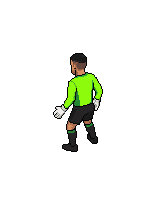
#> input picture sandbox/visual/tools/gk_anim/library/out_low_north-west/F00_READY.png, 160 x 200 px, given in place of DIVE_NORTH_RAW.png, which was not available
$ python gk_build_manifest.py
#> lines starting #> are read from the running program, lines starting #| are printed output that depends on the picture; pictures that were not available may be replaced by others from this repository, and a replacement may not be noted
#!/usr/bin/env python3
"""Build assets/visual_v1/goalkeeper/GK_ANIM_V1.json from the declarative CLIP_TABLE below, (re)measuring every clip's
per-frame anchors with gk_measure_clip.py. Repeatable: add a PixelLab clip folder under
assets/visual_v1/originals/character_f4838361/anim/<clip>/<direction>/<i>.png, add a row here, rerun.

  python3 gk_build_manifest.py            (from anywhere)

Row fields: family (+ optional families the clip also serves), kind = action | loop | recover, variants = (dir, side,
folder, use = frame indices in play order, contact = POSITION in `use` reached at the simulation contact/arrival,
hold = POSITION shown while the ball is held, ground = ref (frame-0 ground row) | bottom (per-frame), anchor = pivot (canvas centre: PixelLab keeps the character root there; default) | feet (planted-foot x),
ik = True (2-D glove-vs-simulation-hand frame selection) | "y" (height only: side-view art whose horizontal axis is not the lateral one) | False,
stride_m for loops, note = honest description of what the art can and cannot represent)."""
import json, os, subprocess, sys
ROOT = os.path.abspath(os.path.join(os.path.dirname(__file__), "..", "..", "..", ".."))
ASSETS = os.path.join(ROOT, "assets", "visual_v1"); ANIM = "originals/character_f4838361/anim"; ANCH = "goalkeeper/anchors/clips"
MEASURE = os.path.join(os.path.dirname(__file__), "gk_measure_clip.py")
def V(dir, folder, use, contact, hold=None, side=None, ground="ref", anchor="pivot", stride_m=None, note="", ik=True):
    return dict(dir=dir, side=side, folder=folder, use=use, contact=contact, hold=hold if hold is not None else len(use) - 1, ground=ground, anchor=anchor, stride_m=stride_m, note=note, ik=ik)
SIDE_VIEW = "east/west side view: the body extends along the screen x axis (the keeper's FORWARD axis); the real lateral displacement is along screen y and is carried by the simulation root — geometric contact sync is NOT achievable with this art (flagged); needs 'toward/away from viewer' frames"
CLIP_TABLE = {
    "chest_catch": dict(family="CHEST_CATCH", families=["CHEST_CATCH", "SUPPORTED_CATCH"], kind="action", note="hands forward at chest height, absorb into the sternum, hug",
        variants=[V("east", "chest_catch/east", [1, 2, 3, 4, 5, 6, 7, 8], contact=3, hold=7, note="ball-free mime (PixelLab group c2e03d1b); gloves forward at frame 4, hug from frame 6"), V("south", "chest_catch/south", [1, 2, 3, 4, 5, 6, 7, 8], contact=4, hold=7, note="ball-free mime; arms wide 3-5, hands meet at 6, hug 7-8")]),
    "low_gather": dict(family="LOW_GATHER", kind="action", note="deep crouch, gloves to the ground, scoop and clutch",
        variants=[V("east", "low_gather/east", [1, 2, 3, 4, 5, 6, 7, 8], contact=3, hold=7, note="ball-free mime (PixelLab group 3f2dbaef); gloves at the ground 4-6, rise 7-8"), V("south", "low_gather/south", [1, 2, 3, 4, 5, 6, 7, 8], contact=4, hold=7, note="ball-free mime; gloves at the ground 5-6, rise 7-8")]),
    "low_collapse": dict(live=False, retired_note="V1 side-view dive art REJECTED in live review 2026-09-04 (body along the forward axis, same pose at every height); kept for comparison only", family="LOW_COLLAPSE", families=["LOW_COLLAPSE", "FULL_STRETCH_LOW"], kind="action", note="collapse onto the near side, arms down to the ball",
        variants=[V("east", "low_collapse_right/east", [1, 2, 3, 4, 5, 6, 7, 8], contact=6, hold=7, side="RIGHT", note=SIDE_VIEW, ik="y")]),
    "medium_dive": dict(live=False, retired_note="V1 side-view dive art REJECTED in live review 2026-09-04 (body along the forward axis, same pose at every height); kept for comparison only", family="MEDIUM_DIVE", families=["MEDIUM_DIVE", "FULL_STRETCH_MID"], kind="action", note="push off, body horizontal at hip height, arms leading",
        variants=[V("east", "medium_dive_right/east", [1, 2, 3, 4, 5, 6, 7, 8], contact=5, hold=7, side="RIGHT", note=SIDE_VIEW, ik="y")]),
    "high_dive": dict(live=False, retired_note="V1 side-view dive art REJECTED in live review 2026-09-04 (body along the forward axis, same pose at every height); kept for comparison only", family="HIGH_DIVE", families=["HIGH_DIVE", "FULL_STRETCH_HIGH"], kind="action", note="full-stretch launch, arm high, lands on forearm/side",
        variants=[V("east", "high_dive_right/east", [1, 2, 3, 4, 5, 6, 7, 8], contact=6, hold=7, side="RIGHT", note=SIDE_VIEW, ik="y")]),
    "foot_save": dict(family="FOOT_SAVE", kind="action", note="upright reflex leg extension; frames 5-6 (high kick) dropped",
        variants=[V("east", "foot_save_right/east", [1, 2, 3, 4, 7, 8], contact=3, hold=3, side="RIGHT", note="side view: the leg extends forward on screen (the simulation leg tip is lateral); flagged", ik="y")]),
    "shuffle": dict(family="SHUFFLE", families=["SHUFFLE", "CROSSOVER"], kind="loop", note="crouched lateral shuffle cycle; odometer-driven (root travel), reversed for the other side where no mirror applies",
        variants=[V("east", "shuffle_right/east", [1, 2, 3, 4, 5, 6, 7, 8], contact=7, side="RIGHT", anchor="pivot", stride_m=0.9), V("south", "shuffle_right/south", [1, 2, 3, 4, 5, 6, 7, 8], contact=7, side="RIGHT", anchor="pivot", stride_m=0.9),
                  V("south-west", "shuffle_right/south-west", [1, 2, 3, 4, 5, 6, 7, 8], contact=7, side="RIGHT", anchor="pivot", ground="bottom", stride_m=0.9, note="PixelLab group ba999c22 (v3, non-Pro) original frames, authored order; the 2026-09-05 readiness-calibration crouch frames (shuffle_right_crouch/, template T1/T2) were REJECTED in live review and are no longer live — kept on disk as evidence; SW/NW stationary = quiet by decision; ground=bottom keeps the feet on the root row"),
                  V("north-west", "shuffle_right/north-west", [1, 2, 3, 4, 5, 6, 7, 8], contact=7, side="RIGHT", anchor="pivot", ground="bottom", stride_m=0.9, note="PixelLab group ba999c22 (v3, non-Pro) original frames, authored order (the 2026-09-05 re-sequencing 1,2,3,6,7,8,7,6 was withdrawn with the SW crouch: SW/NW stationary = quiet by decision); ground=bottom keeps the feet on the root row")]),
    "recover": dict(family="RECOVER", kind="recover", note="PixelLab 'getting-up' template: sit → kneel → stand; ground = per-frame bottom row",
        variants=[V("east", "recover_getting_up/east", [0, 1, 2, 3, 4], contact=4, ground="bottom"), V("south", "recover_getting_up/south", [0, 1, 2, 3], contact=3, ground="bottom", note="frame 4 dropped (template shows the back of the head)")]),
}
man_path = os.path.join(ASSETS, "goalkeeper", "GK_ANIM_V1.json")
man = json.load(open(man_path)) if os.path.exists(man_path) else {"version": 1}
man["version"] = 2
man["notes"] = ["GK Animation V1 asset manifest. states = full 8-direction pose sets (PixelLab character states of GK_BASE_V1); clips = authored frame sequences (variants per direction/side, mirror derived at runtime). Missing directions within 45° use the nearest authored variant (flagged DIR-APPROX); beyond that the runtime shows a labelled temporary representation.",
                "Generated by sandbox/visual/tools/gk_anim/gk_build_manifest.py — edit the CLIP_TABLE there, not this file."]
man.setdefault("states", {"base": {"path": "originals/character_f4838361/idle/{direction}.png", "anchors": "goalkeeper/anchors/base.json"},
                          "set": {"path": "originals/character_f4838361/set/{direction}.png", "anchors": "goalkeeper/anchors/set.json", "optional": True, "pixellab_state_id": "0808086b-027d-4114-a53a-efd11a8178f9"}})
clips = {}
os.makedirs(os.path.join(ASSETS, ANCH), exist_ok=True)
for name, row in CLIP_TABLE.items():
    variants = []
    for v in row["variants"]:
        folder = os.path.join(ASSETS, ANIM, v["folder"])
        if not os.path.isdir(folder): print("MISSING", folder); continue
        anch = "%s/%s.json" % (ANCH, v["folder"].replace("/", "_"))
        subprocess.run([sys.executable, MEASURE, folder, os.path.join(ASSETS, anch)], check=True, stdout=subprocess.DEVNULL)
        variants.append({k: v[k] for k in ("dir", "side", "use", "contact", "hold", "ground", "anchor", "stride_m", "note", "ik") if v[k] is not None and v[k] != ""} | {"frames": "%s/%s/{i}.png" % (ANIM, v["folder"]), "anchors": anch})
    clips[name] = {k: row[k] for k in ("family", "families", "kind", "note", "live", "retired_note") if k in row} | {"variants": variants}
#> in derive_rotated_pose, im is the input picture: PIL image 160x200 RGBA; mean R, G, B, A 6.1, 8.6, 2.8, 19.1
man["clips"] = clips
# CONTEXTUAL SAVE POSES (pose salvage, approved live 2026-09-05): salvaged inventory stills drawn through the camera-space save-pose path and
# chosen by gkAnimContextualPick from the committed geometry (screen reach, facing, attacker tightness, near/far post, height class).
# Files: assets/visual_v1/goalkeeper/contextual/<id>.png + <id>_anchors.json (root, gloves, lead_glove, head, reach_screen_unit measured).
# DERIVED CONTEXTUAL POSES: a pose whose live artwork is a pure presentation transform of a preserved source sprite. The source stays in
# contextual/sources/ untouched and replaceable; the transform (nearest-neighbour rotation about a measured body pivot) and the anchors are
# regenerated here, so swapping the source art re-derives everything. No redraw, no limb edit, no scaling, no warp.
def _pose_landmarks(img):
    px = img.load(); W, H = img.size; pts = {k: [] for k in ("green", "glove", "skin", "dark")}
    for y in range(H):
        for x in range(W):
            r, g, b, a = px[x, y]
            if a < 128: continue
            if g > 110 and g > r + 40 and g > b + 40: pts["green"].append((x, y))
            elif r > 230 and g > 230 and b > 200: pts["glove"].append((x, y))
            elif r > 140 and g > 80 and b > 50 and r > g + 40: pts["skin"].append((x, y))
            elif max(r, g, b) < 60: pts["dark"].append((x, y))
    dark, green = set(pts["dark"]), set(pts["green"])
    interior = [q for q in pts["dark"] if sum((q[0] + dx, q[1] + dy) in dark for dx in (-2, -1, 0, 1, 2) for dy in (-2, -1, 0, 1, 2)) >= 14]
    seam = [q for q in interior if any((q[0] + dx, q[1] + dy) in green for dx in (-2, -1, 0, 1, 2) for dy in (-2, -1, 0, 1, 2))]
    hip = (sum(q[0] for q in seam) / len(seam), sum(q[1] for q in seam) / len(seam)) if seam else None   # jersey/shorts seam = hip
    gl = set(pts["glove"]); seen = set(); blobs = []
    for q in gl:
        if q in seen: continue
        stack = [q]; seen.add(q); comp = []
        while stack:
            x, y = stack.pop(); comp.append((x, y))
            for dx in (-2, -1, 0, 1, 2):
                for dy in (-2, -1, 0, 1, 2):
                    n = (x + dx, y + dy)
                    if n in gl and n not in seen: seen.add(n); stack.append(n)
        blobs.append(comp)
    blobs.sort(key=len, reverse=True)
    gloves = [[round(sum(q[0] for q in c) / len(c), 1), round(sum(q[1] for q in c) / len(c), 1), len(c)] for c in blobs[:3] if len(c) >= 6]
    skin = pts["skin"]; top = min(q[1] for q in skin); head = [q for q in skin if q[1] < top + 22]
    return hip, gloves, [round(sum(q[0] for q in head) / len(head), 1), round(sum(q[1] for q in head) / len(head), 1)]

def derive_rotated_pose(src_rel, out_stem, cw_deg, root_from_lead_base, note, body_scale=1.0, root_mode="lead"):
    from PIL import Image
    import math
    src_path = os.path.join(ASSETS, "goalkeeper", "contextual", src_rel)
    im = Image.open(src_path).convert("RGBA")
    hip, _, _ = _pose_landmarks(im)
#> hip = (82.16, 116.4)
    rot = im.rotate(-cw_deg, resample=Image.NEAREST, expand=True, center=hip)          # negative = clockwise; pixel-preserving
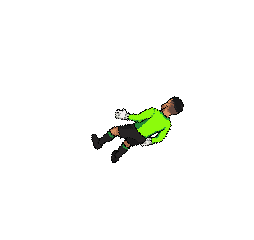
#> rot: PIL image 254x240 RGBA; mean R, G, B, A 3.2, 4.5, 1.5, 10; transparent parts drawn white
    bb = rot.getbbox(); pad = 4
#> after `bb = rot.getbbox()`: bb = (91, 96, 184, 163)
    out = Image.new("RGBA", (bb[2] - bb[0] + 2 * pad, bb[3] - bb[1] + 2 * pad), (0, 0, 0, 0)); out.paste(rot.crop(bb), (pad, pad))
#> after `out.paste(rot.crop(bb), (pad, pad))`:
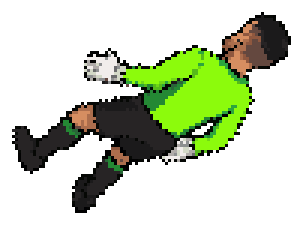
#> out: PIL image 101x75 RGBA (shown 3 times larger); mean R, G, B, A 25.9, 36.4, 11.7, 80.4; transparent parts drawn white
    _, gloves, head = _pose_landmarks(out)
#> gloves = [[34.5, 21.4, 46], [59, 50.1, 17]]; head = [79.7, 16.1]
    obb = out.getbbox(); bottom_root = [round((obb[0] + obb[2] - 1) / 2.0, 1), obb[3] - 1]
#> after `obb = out.getbbox()`: obb = (4, 4, 97, 71)
#> after `bottom_root = [round((obb[0] + obb[2] - 1) / 2.0, 1), obb[3] - 1]`: bottom_root = [50, 70]
    lead = max(gloves, key=lambda g: (g[0] - bottom_root[0]) ** 2 + (g[1] - bottom_root[1]) ** 2)
#> lead = [34.5, 21.4, 46]
    # the root calibration is authored in CANONICAL (GK_BASE_V1) sprite px; this art is drawn at body_scale, so its own offset is larger
    root_from_lead = (root_from_lead_base[0] / body_scale, root_from_lead_base[1] / body_scale)
    root = [round(lead[0] + root_from_lead[0], 1), round(lead[1] + root_from_lead[1], 1)]
#> root = [51.6, 151.5]
    if root_mode == "bottom":                      # the authored convention (content centre / bottom row), as tested for this pose
        root = bottom_root; root_from_lead = (round(root[0] - lead[0], 1), round(root[1] - lead[1], 1))
    vx, vy = lead[0] - root[0], lead[1] - root[1]; n = math.hypot(vx, vy) or 1e-6
#> after `vx, vy = (lead[0] - root[0], lead[1] - root[1])`: vx = -17.1; vy = -130.1
#> after `n = math.hypot(vx, vy) or 1e-06`: n = 131.2
    an = {"root": root, "bbox": list(obb), "gloves": gloves, "lead_glove": lead + [0], "head": head,
          "reach_screen_unit": [round(vx / n, 3), round(vy / n, 3)], "canvas": list(out.size),
          "source": "sources/" + src_rel.split("/")[-1], "rotation_cw_deg": cw_deg, "rotation_pivot_in_source": [round(hip[0], 1), round(hip[1], 1)],
          "root_offset_from_lead_glove_px": [round(v, 1) for v in root_from_lead], "root_offset_base_px": list(root_from_lead_base),
          "pixel_scale": body_scale, "description": note}
    d = os.path.join(ASSETS, "goalkeeper", "contextual")
    out.save(os.path.join(d, out_stem + ".png")); json.dump(an, open(os.path.join(d, out_stem + "_anchors.json"), "w"), indent=1)
    print("derived", out_stem, out.size, "pivot", [round(v, 1) for v in hip], "root", root, "reach", an["reach_screen_unit"], "body scale", body_scale)
#| derived DIVE_NORTH_CW60 (101, 75) pivot [82.2, 116.4] root [51.6, 151.5] reach [-0.13, -0.991] body scale 0.72

# BODY SCALE 0.72: measured from the goalkeeper's proportions, not the canvas. GK_BASE_V1 standing (set/west.png) is 102 px from head
# top to feet = 1.83 m -> 55.7 px/m. The Pro dive art measures 141.5 px head-top-to-toe along the body axis (~78.6 px/m -> 0.721) and
# 91.3 px head-top-to-hip against the standing sprite's 66.8 px (0.732); the two agree at ~0.72, so the same person is the same size in
# both poses. (Its head is drawn smaller relative to the body than the stylised standing sprite's — that is the art styles differing,
# and matching heads instead would leave the diving body a third too long.)
# NORTH contact orientation: 50 deg CW was approved 2026-09-05 (over 35/45/55); on 2026-09-07 the user re-judged it against the RIGHT V2
# dive sequence on the representative full-stretch RIGHT save and approved 60 deg CW (contact-orientation test rounds 1+2, review_artifacts/
# gk_contact_tilt*, over 50/55/65). Same preserved source, same rigid nearest-neighbour rotation about the same measured hip/torso pivot,
# same body scale, anchors re-measured, the same root offset from the lead glove (12.3, 93.7 canonical px) so the lead glove meets the
# identical simulation contact point. DIVE_NORTH_CW50.* stays on disk as the previous-approval record, unreferenced (like DIVE_SOUTH_CW15).
derive_rotated_pose("sources/DIVE_NORTH_RAW.png", "DIVE_NORTH_CW60", 60, (12.3, 93.7),
    "canonical medium/high airborne dive to the keeper's right (north / GOAL_LEFT). Live artwork = the preserved Pro sprite "
    "sources/DIVE_NORTH_RAW.png rotated 60 degrees clockwise about its hip/torso pivot, nearest-neighbour, expand, no redraw, no limb "
    "edit, no scaling, no warp (60 approved 2026-09-07 over 50/55/65 on the representative full-stretch RIGHT save; 50 was the 2026-09-05 "
    "approval). root is NOT the bottom-pixel convention, which assumes a grounded pose: it is offset from the lead glove so the drawn glove "
    "meets the simulation's contact point on a representative medium/high north dive (lateral 1.99 m, contact z 1.52 m) in the live camera; "
    "the runtime's bounded hand-led placement absorbs the rest.",
    body_scale=0.72)
# VERTICAL HIGH SAVE (2026-09-13): the user's approved contact sprite for the vertical / overhead HIGH_CATCH save (ball directly or nearly
# directly above the keeper). Source chain, all preserved: sources/VERTICAL_HIGH_UPLOAD_ORIGINAL.png (the generator export as delivered,
# 1111x1416 RGB, opaque noisy background) -> sources/VERTICAL_HIGH_RAW.png (its native pixel grid recovered by
# tools/gk_anim/salvage/extract_native_grid.py: block pitch/phase fit, block-median colours, background keyed; parameters in
# sources/VERTICAL_HIGH_RAW_extraction.json; no redraw, no palette snap) -> live art = that sprite rotated 25 degrees clockwise about its
# jersey/shorts-seam hip pivot, nearest-neighbour, expand, no redraw, no limb edit, no scaling, no warp (25 approved 2026-09-13 over
# 0/5/10/15/20 and 20/25/30 on the representative overhead save V_OVER_0). Body scale 1.00 approved (body length 1.01 vs GK_BASE_V1; the
# head/face measures over-read as they do for the Pro arts). Root: the PLANTED position the keeper jumped from — offset from the raised
# (lead) glove so the drawn glove meets the simulation's contact point on V_OVER_0 (lat 0, z 2.25 m: hand (-3.3,-47.8) live px from the
# root); the jump sequence carries the body from the planted root to this pose, the runtime's bounded hand-led placement absorbs the rest.
derive_rotated_pose("sources/VERTICAL_HIGH_RAW.png", "VERTICAL_HIGH_CW25", 25, (7.9, 113.9),
    "vertical / overhead high save (HIGH_CATCH, ball above the keeper): the user's approved sprite (native grid recovered from the "
    "generator export, sources/VERTICAL_HIGH_RAW.png) rotated 25 degrees clockwise about its hip/torso pivot, nearest-neighbour, expand, "
    "no redraw, no limb edit, no scaling, no warp (approved 2026-09-13 at body scale 1.00). root = the planted position the keeper jumped "
    "from, offset from the raised glove so it meets the simulation's contact point on a representative overhead save (z 2.25 m); the "
    "jump sequence translates the body up to this pose, the runtime's bounded hand-led placement absorbs per-case differences.",
    body_scale=1.0)
#> call 2 of derive_rotated_pose, with src_rel = 'sources/VERTICAL_HIGH_RAW.png', out_stem = 'VERTICAL_HIGH_CW25', cw_deg = 25, root_from_lead_base = (7.9, 113.9), body_scale = 1, root_mode = 'lead'
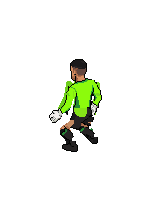
#> input picture sandbox/visual/tools/gk_anim/library/out_low_north-west/F01_LOWER.png, 160 x 200 px, given in place of VERTICAL_HIGH_RAW.png, which was not available
#> in derive_rotated_pose, im is the input picture: PIL image 160x200 RGBA; mean R, G, B, A 6.7, 9.5, 2.9, 19.3
#> in derive_rotated_pose (call 2), `hip, _, _ = _pose_landmarks(im)`: hip = (78.57, 123.2)
#> in derive_rotated_pose (call 2), `rot = im.rotate(-cw_deg, resample=Image.NEAREST, expand=True, center=h..`:
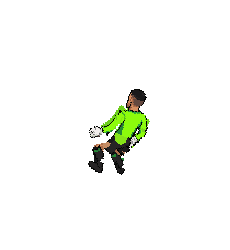
#> rot: PIL image 230x250 RGBA; mean R, G, B, A 3.7, 5.3, 1.6, 10.8; transparent parts drawn white
#> in derive_rotated_pose (call 2), `bb = rot.getbbox()`: bb = (88, 89, 150, 175)
#> in derive_rotated_pose (call 2), `out.paste(rot.crop(bb), (pad, pad))`:
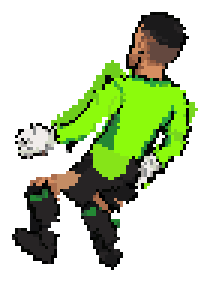
#> out: PIL image 70x94 RGBA (shown 3 times larger); mean R, G, B, A 32.5, 46.4, 14.1, 94.2; transparent parts drawn white
#> (the rest of the program and of its run is left out)
